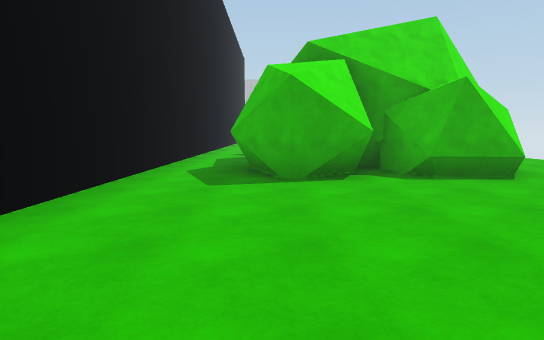
[1] (above)

17 first-person views from a walk through a scene from a Unity 3-D project. The camera is 1.3 m above the floor, tilts 6° down and sees 75° across. The floor is counted in squares, 2 m on a side. Each view is taken from the middle of a square. On the plan, view 1 faces up. The plan holds only what a view shows up to about 10 squares ahead; the rest is blank. The place goes on beyond the plan. The player character is not drawn. Some animated figures are left out.

[2]
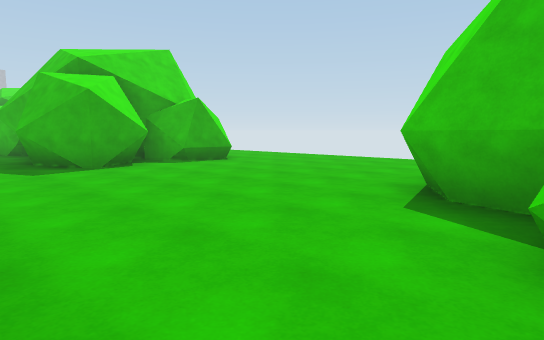

[3]
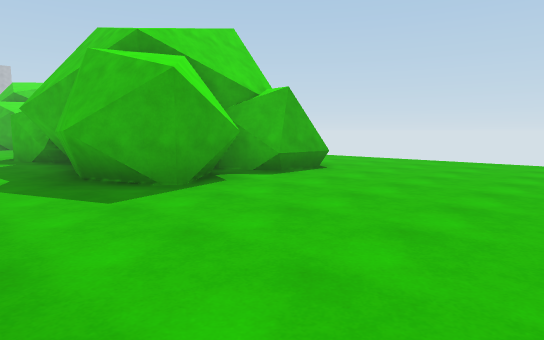

[4]
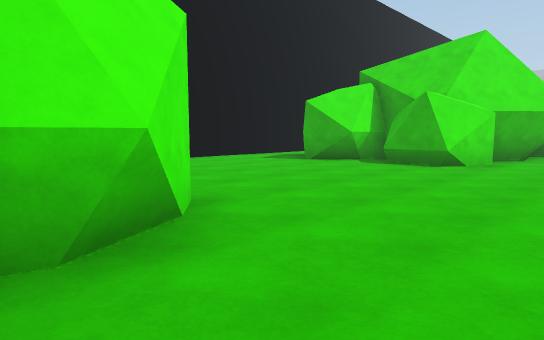

[5]
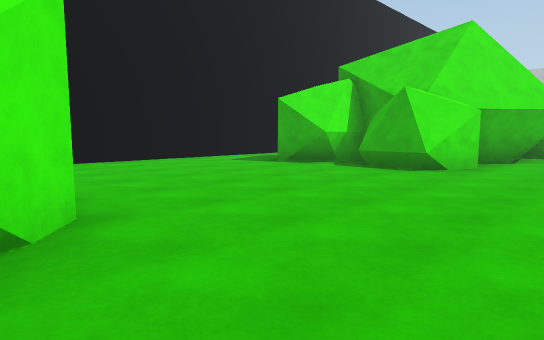

[6]
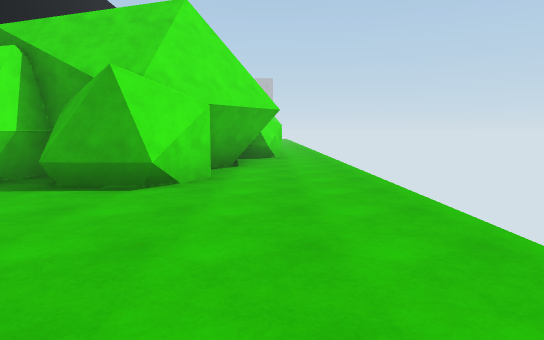

[7]
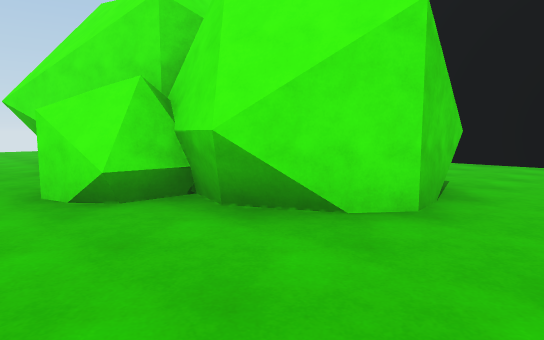

[8]
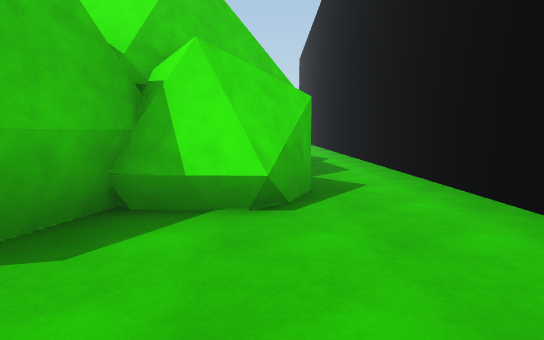

[9]
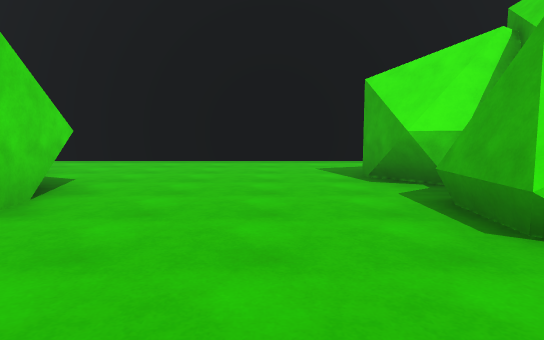

[10]
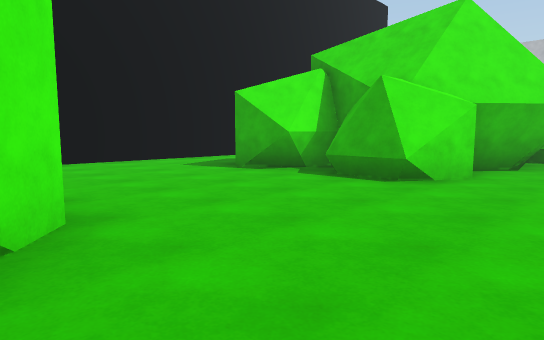

[11]
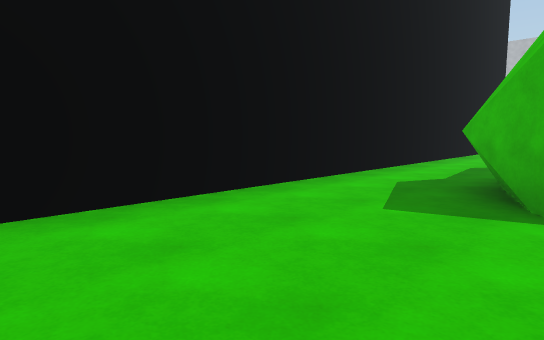

[12]
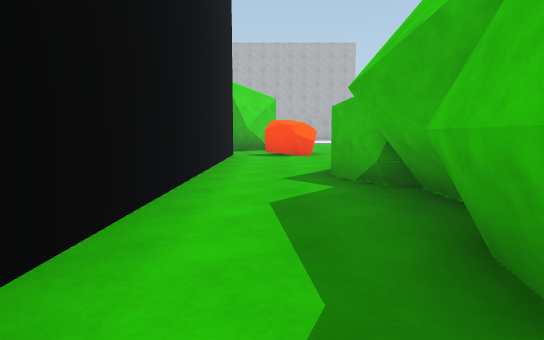

[13]
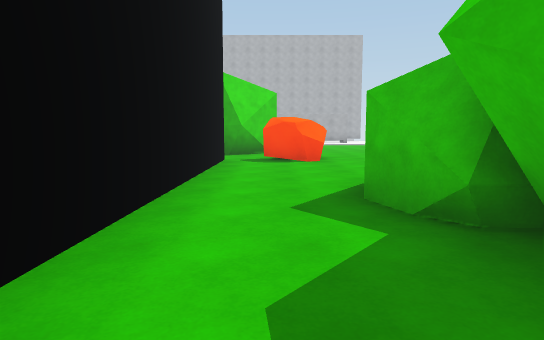

[14]
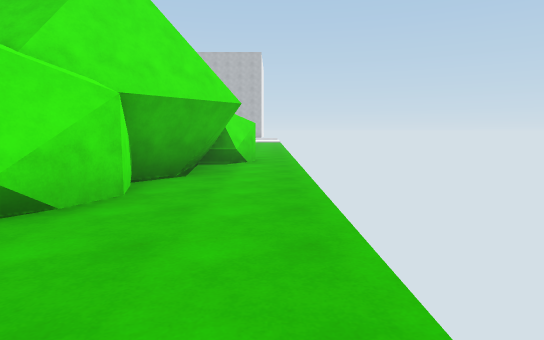

[15]
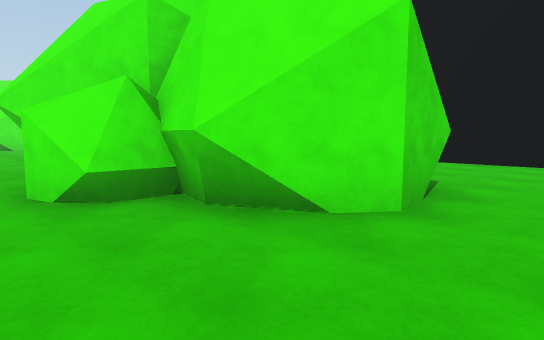

[16]
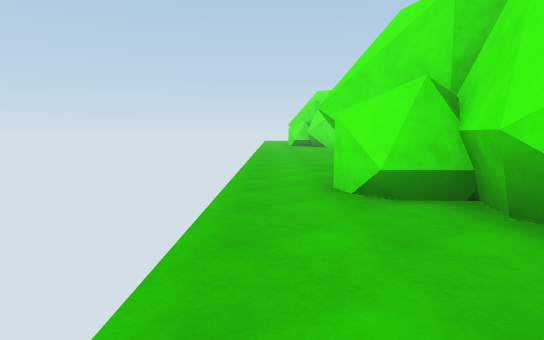

[17]
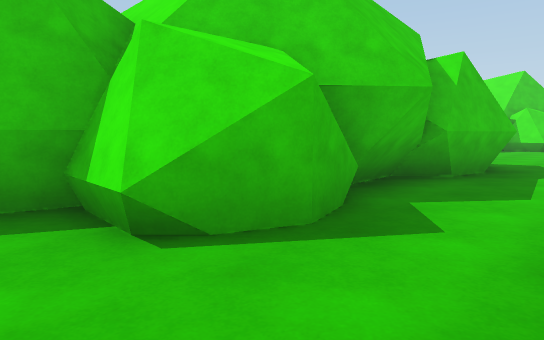

### Floor plan
Points are (right, up) in squares from view 1. A wall is a line through its corners. A room is listed if a view was taken in it or the views show most of it. See-through windows are left out.
Room 1 (views 1, 3, 4, 5, 6, 7, 17)
walls: (1.4, 5.1) (0.3, 4.9); (2.6, 5.2) (2, 6); (0.4, 4.8) (-0.5, 5.8) (-0.6, 6.1) (-0.3, 7.8) (0, 8.1) (-0.1, 9.5); (-0.1, 5.4) (-0.5, 6.3); (1.7, 6.6) (1.5, 5.3) (1, 4.9); (4.1, 5.9) (3.4, 5.2); (4.1, 6.3) (3.7, 5.1) (2.3, 5.2) (1.9, 6.6); (1.4, -0.7) (2.1, -0.3); (3.7, -0.6) (4.2, -1.5); (-0.2, 8.5) (-0.3, 9.4) (0.1, 9.8) (-0.4, 10.4); (4.9, 8.7) (4.9, 8.3) (3.9, 7); (1.2, -1.6) (1.5, -0.4) (3.1, -0.2) (4.3, -1.1) (4.4, -1.3) (4.1, -2.5); (-0.1, 9.9) (-0.5, 11.2) (0.3, 12); (3.9, -2.2) (4.9, -2.2) (5.2, -3.1); (4.6, -2.3) (5.3, -3); (-0.4, 11) (0, 12.2); (5.3, 10.9) (4.9, 10) (4.1, 10); (5.1, 11.5) (5.3, 10.8) (4.7, 10.1); (-2.1, 13.6) (-2.1, -0.6)
low walls: (1.4, 5.6) (0.4, 4.8); (1.9, 6.6) (1.7, 6.6); (-0.3, 7.6) (0.3, 8.1) (0.2, 9.7); (4.4, 10) (4.5, 8.2) (3.8, 7.2)
ways out: opening at (-1.5, -1.5) to room 2; opening at (6, -3) to room 2; opening at (-1.5, 13.5) to room 3; opening at (6, 12) to room 3
Room 2 (view 2)
walls: (4.8, -5) (4.8, -5.7); (-2.1, -0.6) (-2.1, -1.6)
ways out: opening at (-1.5, -1.5) to room 1; opening at (6, -3) to room 1
Room 3 (views 8, 9, 10, 11, 12, 13, 14, 15, 16)
walls: (1.8, 17.8) (1.6, 17.6) (0.6, 17.4) (-0.4, 18.5); (2.9, 17.7) (2.4, 18.3); (4.2, 18) (3.8, 17.6) (2.6, 17.6); (4.4, 18.7) (4, 17.5); (-0.2, 19.1) (0.1, 20.5); (4.1, 19.7) (4.5, 18.5) (3.7, 17.7); (1.5, 13.5) (3.2, 13.7) (4.5, 12.7); (0.3, 20.7) (0.1, 21.1); (0.4, 20.8) (0.3, 22); (0.1, 20.8) (0.1, 21.9); (4.1, 13.2) (4.4, 12.6) (4.1, 11.4); (1.2, 11.8) (1.5, 13.1); (0.9, 22.3) (0.3, 22.3) (-0.1, 23.5); (5.1, 21.5) (5.2, 20.6) (4.2, 19.4); (0.5, 22.4) (-0.1, 23.1); (4.9, 21.8) (5, 20.6); (4, 11.7) (4.9, 11.7); (-0.2, 11.7) (0.2, 12.2) (1.4, 12.1); (4.7, 11.6) (5.3, 10.8); (5.4, 22.8) (5.1, 22.5); (5.6, 23.2) (5, 22.6); (5.6, 23.3) (5.3, 22.4); (-2.1, 25.6) (-2.1, 13.6)
low walls: (1.8, 18.2) (0.9, 17.4); (0.3, 17.7) (-0.2, 19.1); (3.8, 13.4) (4.3, 12.4); (0.6, 21.1) (0.5, 22.1); (4.9, 11.7) (5.1, 11.5); (4.6, 22.5) (4.7, 20.4) (4.1, 19.7); (4.8, 22.5) (4.9, 20.6)
ways out: opening at (-1.5, 13.5) to room 1; opening at (6, 12) to room 1; opening at (-1.5, 24.5)

Where each view was taken, in squares from view 1:
view 1: 0 up, 0 right, facing up
view 2: 2 down, 2 left, facing up-right
view 3: 1 up, 2 left, facing up-right
view 4: 2 down, 6 right, facing up-left
view 5: 1 down, 6 right, facing up-left
view 6: 1 up, 5 right, facing up
view 7: 1 up, 6 right, facing down-left
view 8: 15 up, 0 right, facing down
view 9: 16 up, 6 right, facing left
view 10: 13 up, 6 right, facing up-left
view 11: 14 up, 1 right, facing up-left
view 12: 18 up, 1 left, facing up
view 13: 20 up, 1 left, facing up
view 14: 15 up, 6 right, facing up
view 15: 15 up, 6 right, facing down-left
view 16: 15 up, 6 right, facing down
view 17: 13 up, 2 left, facing down-right
